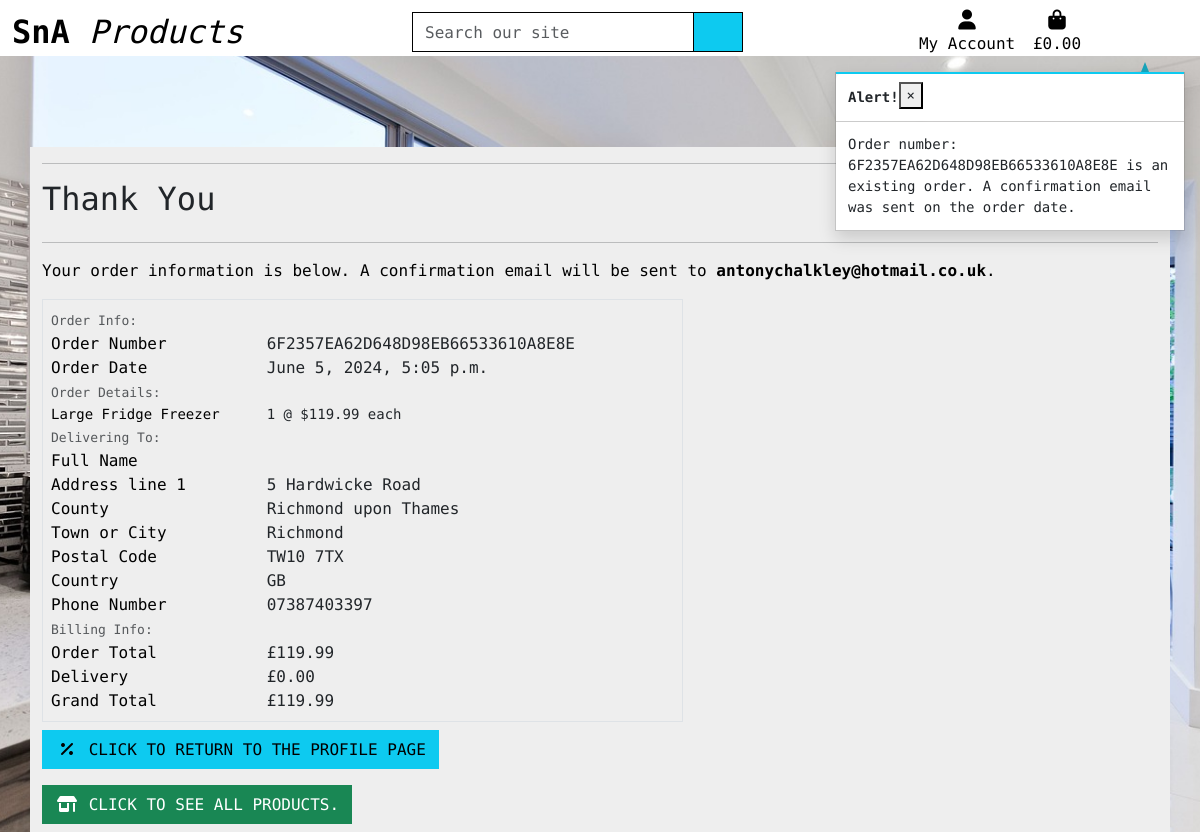
The app's page /profile/order_history/6F2357EA62D648D98EB66533610A8E8E (signed in) with its own data.
### checkout/models.py (models this page shows, shortened)
class Order(models.Model):
    order_number = models.CharField(max_length=32, null=False, editable=False)
    first_name = models.CharField(max_length=50, null=False, blank=False)
    last_name = models.CharField(max_length=50, null=False, blank=False)
    email = models.EmailField(max_length=254, null=False, blank=False)
    phone_number = models.CharField(max_length=20, null=False, blank=False)
    country = CountryField(blank_label="(select country)")
    first_line_address = models.CharField(max_length=80, null=False, blank=False)
    second_line_address = models.CharField(max_length=80, null=True, blank=True)
    town_or_city = models.CharField(max_length=40, null=False, blank=False)
    county = models.CharField(max_length=80, null=True, blank=True)
    postcode = models.CharField(max_length=20)
    date = models.DateTimeField(auto_now_add=True)
    delivery_cost = models.DecimalField(max_digits=6, decimal_places=2, null=False, default=0)
    order_total = models.DecimalField(max_digits=10, decimal_places=2, null=False, default=0)
    grand_total = models.DecimalField(max_digits=10, decimal_places=2, null=False, default=0)
    original_cart = models.TextField(null=False, blank=False, default='')
    stripe_pid = models.CharField(max_length=254, null=False, blank=False, default='')
    user_profile = models.ForeignKey(UserProfile, on_delete=models.SET_NULL,
                                     null=True, blank=True, related_name='orders')

class OrderLineItem(models.Model):
    order = models.ForeignKey(Order, null=False, blank=False, on_delete=models.CASCADE, related_name='lineitems')
    product = models.ForeignKey(Product, null=False, blank=False, on_delete=models.CASCADE)
    product_size = models.CharField(max_length=2, null=True, blank=True)  # XS, S, M, L, XL
    quantity = models.IntegerField(null=False, blank=False, default=0)
    lineitem_total = models.DecimalField(max_digits=6, decimal_places=2, null=False, blank=False, editable=False)

### products/models.py (models this page shows, shortened)
class Product(models.Model):
    category = models.ForeignKey('Category', limit_choices_to={'type': 1},  null=True, blank=True,
                                 on_delete=models.SET_NULL, default=18)
    sku = models.CharField(max_length=254, unique=True, editable=False)
    name = models.CharField(max_length=254)
    description = models.TextField()
    price = models.DecimalField(max_digits=6, decimal_places=2)
    rating = models.DecimalField(max_digits=6, decimal_places=2, null=True, blank=True)
    image = CloudinaryField('image', default='placeholder')
    has_sizes = models.BooleanField(null=True, blank=True, default=False)

### profiles/views.py (the view)
# urls.py: path('order_history/<order_number>', views.order_history, name="order_history"),
@login_required
def order_history(request, order_number):
    order = get_object_or_404(Order, order_number=order_number)
    messages.info(request, (
        f'Order number: {order_number} is an existing order. '
        'A confirmation email was sent on the order date.'
    ))
    template = 'checkout/checkout_success.html'
    context = {
        'order': order,
        'from_profile': True,
    }
    return render(request, template, context)

### checkout/templates/checkout/checkout_success.html (shortened to what this page needs)
{% extends "base.html" %}
{% load static %}
{% block extra_css %}
    <link rel="stylesheet" href="{% static 'checkout/css/stripe.css' %}">
{% endblock %}
{% block page_header %}
    <div class="container header-container">
    </div>
{% endblock %}
{% block content %}
    <div class="container checkout-success-container">
        <div class="row">
            <div class="col">
                <hr>
                <h2 class="logo-font mb-4">Thank You</h2>
                <hr>
                <p class="text-black">Your order information is below. A confirmation email will be sent to <strong>{{ order.email }}</strong>.</p>
            </div>
        </div>
        <div class="row">
            <div class="col-12 col-lg-7">
                <div class="order-confirmation-wrapper p-2 border">
                    <div class="row">
                        <div class="col">
                            <small class="text-muted">Order Info:</small>
                        </div>
                    </div>
                    <div class="row">
                        <div class="col-12 col-md-4">
                            <p class="mb-0 text-black font-weight-bold">Order Number</p>
                        </div>
                        <div class="col-12 col-md-8 text-md-right">
                            <p class="mb-0">{{ order.order_number }}</p>
                        </div>
                    </div>
                    <div class="row">
                        <div class="col-12 col-md-4">
                            <p class="mb-0 text-black font-weight-bold">Order Date</p>
                        </div>
                        <div class="col-12 col-md-8 text-md-right">
                            <p class="mb-0">{{ order.date }}</p>
                        </div>
                    </div>
                    <div class="row">
                        <div class="col">
                            <small class="text-muted">Order Details:</small>
                        </div>
                    </div>
                    {% for item in order.lineitems.all %}
                    <div class="row">
                        <div class="col-12 col-md-4">
                            <p class="small mb-0 text-black font-weight-bold">
                                {{ item.product.name }}{% if item.product_size %} - Size {{ item.product.size|upper }}{% endif %}
                            </p>
                        </div>
                        <div class="col-12 col-md-8 text-md-right">
                            <p class="small mb-0">{{ item.quantity }} @ ${{ item.product.price }} each</p>
                        </div>
                    </div>
                    {% endfor %}
                    <div class="row">
                        <div class="col">
                            <small class="text-muted">Delivering To:</small>
                        </div>
                    </div>
                    <div class="row">
                        <div class="col-12 col-md-4">
                            <p class="mb-0 text-black font-weight-bold">Full Name</p>
                        </div>
                        <div class="col-12 col-md-8 text-md-right">
                        </div>
                    </div>
                    <div class="row">
                        <div class="col-12 col-md-4">
                            <p class="mb-0 text-black font-weight-bold">Address line 1</p>
                        </div>
                        <div class="col-12 col-md-8 text-md-right">
                            <p class="mb-0">{{ order.first_line_address }}</p>
                        </div>
                    </div>
                    {% if order.county %}
                    <div class="row">
                        <div class="col-12 col-md-4">
                            <p class="mb-0 text-black font-weight-bold">County</p>
                        </div>
                        <div class="col-12 col-md-8 text-md-right">
                            <p class="mb-0">{{ order.county }}</p>
                        </div>
                    </div>
                    {% endif %}
                    <div class="row">
                        <div class="col-12 col-md-4">
                            <p class="mb-0 text-black font-weight-bold">Town or City</p>
                        </div>
                        <div class="col-12 col-md-8 text-md-right">
                            <p class="mb-0">{{ order.town_or_city }}</p>
                        </div>
                    </div>
                    {% if order.postcode %}
                    <div class="row">
                        <div class="col-12 col-md-4">
                            <p class="mb-0 text-black font-weight-bold">Postal Code</p>
                        </div>
                        <div class="col-12 col-md-8 text-md-right">
                            <p class="mb-0">{{ order.postcode }}</p>
                        </div>
                    </div>
                    {% endif %}
                    <div class="row">
                        <div class="col-12 col-md-4">
                            <p class="mb-0 text-black font-weight-bold">Country</p>
                        </div>
                        <div class="col-12 col-md-8 text-md-right">
                            <p class="mb-0">{{ order.country }}</p>
                        </div>
                    </div>
                    <div class="row">
                        <div class="col-12 col-md-4">
                            <p class="mb-0 text-black font-weight-bold">Phone Number</p>
                        </div>
                        <div class="col-12 col-md-8 text-md-right">
                            <p class="mb-0">{{ order.phone_number }}</p>
                        </div>
                    </div>
                    <div class="row">
                        <div class="col">
                            <small class="text-muted">Billing Info:</small>
                        </div>
                    </div>
                    <div class="row">
                        <div class="col-12 col-md-4">
                            <p class="mb-0 text-black font-weight-bold">Order Total</p>
                        </div>
                        <div class="col-12 col-md-8 text-md-right">
                            <p class="mb-0">£{{ order.order_total }}</p>
                        </div>
                    </div>
                    <div class="row">
                        <div class="col-12 col-md-4">
                            <p class="mb-0 text-black font-weight-bold">Delivery</p>
                        </div>
                        <div class="col-12 col-md-8 text-md-right">
                            <p class="mb-0">£{{ order.delivery_cost }}</p>
                        </div>
                    </div>
                    <div class="row">
                        <div class="col-12 col-md-4">
                            <p class="mb-0 text-black font-weight-bold">Grand Total</p>
                        </div>
                        <div class="col-12 col-md-8 text-md-right">
                            <p class="mb-0">£{{ order.grand_total }}</p>
                        </div>
                    </div>
                </div>
            </div>
        </div>
        <div class="row">
			<div class="col-12 col-lg-7 text-right">
                {% if from_profile %}
                <a href="{% url 'profile' %}" class="btn btn-info rounded-0 my-2">
					<span class="icon mr-2">
						<i class="fa-solid fa-percent"></i>
					</span>
					<span class="text-uppercase">Click to return to the profile page</span>
				</a>
                <a href="{% url 'products' %}" class="btn btn-success rounded-0 my-2">
					<span class="icon mr-2">
						<i class="fa-solid fa-shop"></i>
					</span>
					<span class="text-uppercase">Click to see all products.</span>
				</a>
                {%  endif %}
			</div>
		</div>
    </div>
{% endblock %}

### static/css/style.css (style rules this page uses)
* { max-width: 100vw; }
html { height: 100%; }
body { background: url('/media/background-image.jpg') no-repeat center center fixed; background-size: cover; height: calc(100vh - 164px); font-family: "Encode Sans Expanded", sans-serif; font-weight: 400; font-style: normal; width: 100vw; }
.icon { align-items: center; display: inline-flex; justify-content: center; height: 1.5rem; width: 1.5rem; }
small { font-size: small; }
@media (min-width: 992px) { .header-container { padding-top: 91px; } }

### checkout/static/checkout/css/stripe.css (style rules this page uses)
.checkout-success-container, .checkout-container { background: #eee; }

### records on screen
Order: email "antonychalkley@hotmail.co.uk", order_number "6F2357EA62D648D98EB66533610A8E8E", date "June 5, 2024, 5:05 p.m.", first_line_address "5 Hardwicke Road", county "Richmond upon Thames", town_or_city "Richmond", postcode "TW10 7TX", country "GB", phone_number "07387403397", order_total "119.99", delivery_cost "0.00", grand_total "119.99"
OrderLineItem: product.name "Large Fridge Freezer", quantity "1", product.price "119.99"

### other values on screen
{{ message }} "Order number: 6F2357EA62D648D98EB66533610A8E8E is an existing order. A confirmation email was sent on the order date."
